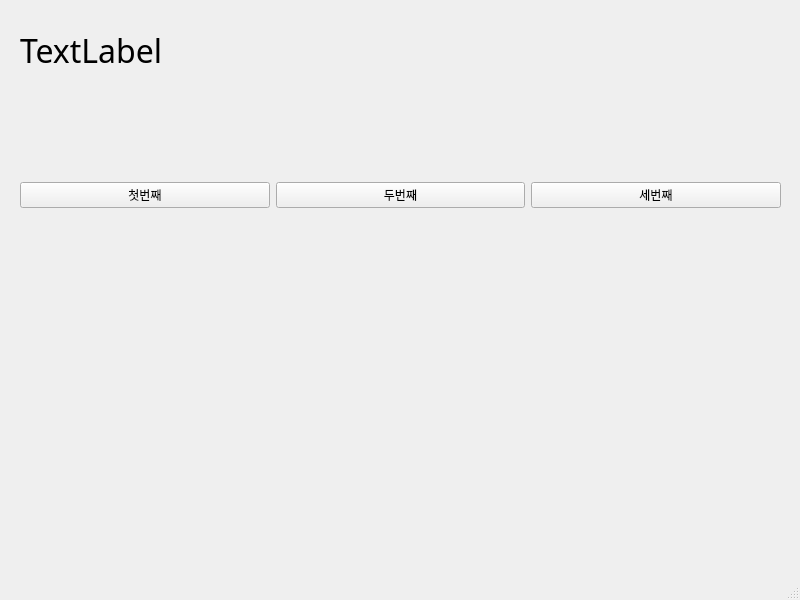
<?xml version="1.0" encoding="UTF-8"?>
<ui version="4.0">
 <class>MainWindow</class>
 <widget class="QMainWindow" name="MainWindow">
  <property name="geometry">
   <rect>
    <x>0</x>
    <y>0</y>
    <width>800</width>
    <height>600</height>
   </rect>
  </property>
  <property name="windowTitle">
   <string>MainWindow</string>
  </property>
  <widget class="QWidget" name="centralwidget">
   <widget class="QWidget" name="horizontalLayoutWidget">
    <property name="geometry">
     <rect>
      <x>20</x>
      <y>100</y>
      <width>761</width>
      <height>191</height>
     </rect>
    </property>
    <layout class="QHBoxLayout" name="horizontalLayout">
     <item>
      <widget class="QPushButton" name="pushButton_2">
       <property name="text">
        <string>첫번째</string>
       </property>
      </widget>
     </item>
     <item>
      <widget class="QPushButton" name="pushButton">
       <property name="text">
        <string>두번째</string>
       </property>
      </widget>
     </item>
     <item>
      <widget class="QPushButton" name="pushButton_3">
       <property name="text">
        <string>세번째</string>
       </property>
      </widget>
     </item>
    </layout>
   </widget>
   <widget class="QLabel" name="label">
    <property name="geometry">
     <rect>
      <x>20</x>
      <y>30</y>
      <width>581</width>
      <height>41</height>
     </rect>
    </property>
    <property name="font">
     <font>
      <family>굴림체</family>
      <pointsize>24</pointsize>
     </font>
    </property>
    <property name="text">
     <string>TextLabel</string>
    </property>
   </widget>
  </widget>
  <widget class="QMenuBar" name="menubar">
   <property name="geometry">
    <rect>
     <x>0</x>
     <y>0</y>
     <width>800</width>
     <height>22</height>
    </rect>
   </property>
  </widget>
  <widget class="QStatusBar" name="statusbar"/>
 </widget>
 <resources/>
 <connections>
  <connection>
   <sender>pushButton_2</sender>
   <signal>clicked()</signal>
   <receiver>MainWindow</receiver>
   <slot>firstClick()</slot>
   <hints>
    <hint type="sourcelabel">
     <x>149</x>
     <y>221</y>
    </hint>
    <hint type="destinationlabel">
     <x>156</x>
     <y>284</y>
    </hint>
   </hints>
  </connection>
  <connection>
   <sender>pushButton</sender>
   <signal>clicked()</signal>
   <receiver>MainWindow</receiver>
   <slot>secondClick()</slot>
   <hints>
    <hint type="sourcelabel">
     <x>341</x>
     <y>220</y>
    </hint>
    <hint type="destinationlabel">
     <x>417</x>
     <y>273</y>
    </hint>
   </hints>
  </connection>
  <connection>
   <sender>pushButton_3</sender>
   <signal>clicked()</signal>
   <receiver>MainWindow</receiver>
   <slot>thirdClick()</slot>
   <hints>
    <hint type="sourcelabel">
     <x>591</x>
     <y>217</y>
    </hint>
    <hint type="destinationlabel">
     <x>657</x>
     <y>267</y>
    </hint>
   </hints>
  </connection>
 </connections>
 <slots>
  <slot>firstClick()</slot>
  <slot>secondClick()</slot>
  <slot>thirdClick()</slot>
 </slots>
</ui>
